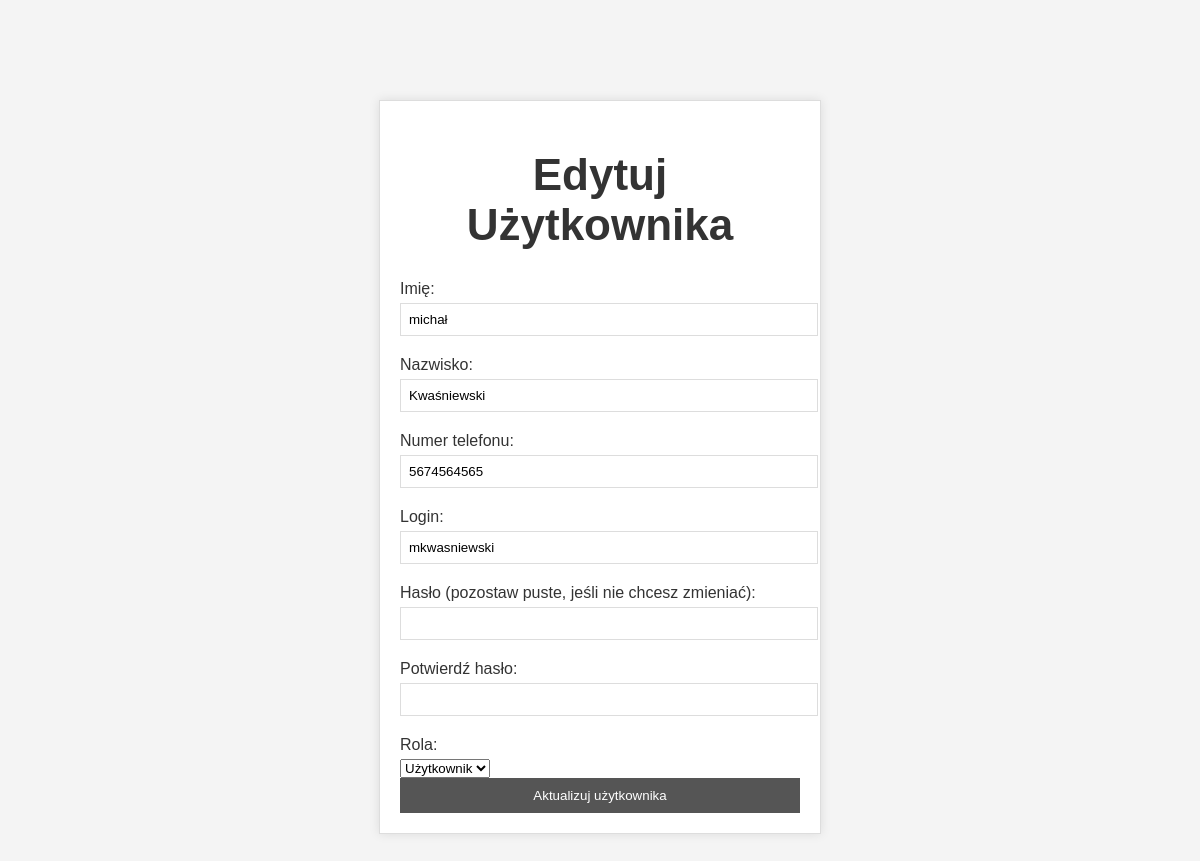
The app's page /edit_user.php?uzytkownikID=1 with its own data.
### tables this page shows
CREATE TABLE `uzytkownicy` (
  `UzytkownikID` int(11) NOT NULL,
  `Imie` varchar(255) NOT NULL,
  `Nazwisko` varchar(255) NOT NULL,
  `Numer_telefonu` varchar(15) DEFAULT NULL,
  `Login` varchar(50) NOT NULL,
  `Haslo` varchar(255) NOT NULL,
  `Rola` enum('Admin','Uzytkownik') NOT NULL
);

### edit_user.php (the view, shortened to what this page needs)
<?php
if (isset($_GET['uzytkownikID'])) {
    $uzytkownikID = $_GET['uzytkownikID'];
    include 'config.php';
    $sql = "SELECT Imie, Nazwisko, Numer_telefonu, Login, Haslo, Rola FROM Uzytkownicy WHERE UzytkownikID = ?";
    if ($stmt = mysqli_prepare($conn, $sql)) {
        mysqli_stmt_bind_param($stmt, "i", $uzytkownikID);
        mysqli_stmt_execute($stmt);
        $result = mysqli_stmt_get_result($stmt);
        if ($user = mysqli_fetch_assoc($result)) {
            $imie = $user['Imie'];
            $nazwisko = $user['Nazwisko'];
            $numer_telefonu = $user['Numer_telefonu'];
            $login = $user['Login'];
            $rola = $user['Rola'];
        } else {
            echo "Nie znaleziono użytkownika o ID: $uzytkownikID";
        }
    } else {
        echo "Błąd: " . mysqli_error($conn);
    }
} else {
    echo "Brak ID użytkownika.";
    exit;
}
?>
<!DOCTYPE html>
<html lang="pl">
<head>
    <link rel="stylesheet" href="style.css">
</head>
<body>
<div class="register-container">
    <h1>Edytuj Użytkownika</h1>
    <form action="update_user.php" method="post">
        <label for="fname">Imię:</label>
        <input type="text" id="fname" name="fname" value="<?php echo htmlspecialchars($imie); ?>" required>
        <label for="lname">Nazwisko:</label>
        <input type="text" id="lname" name="lname" value="<?php echo htmlspecialchars($nazwisko); ?>" required>
        <label for="phone">Numer telefonu:</label>
        <input type="tel" id="phone" name="phone" value="<?php echo htmlspecialchars($numer_telefonu); ?>" required>
        <label for="username">Login:</label>
        <input type="text" id="username" name="username" value="<?php echo htmlspecialchars($login); ?>" required>
        <label for="password">Hasło (pozostaw puste, jeśli nie chcesz zmieniać):</label>
        <input type="password" id="password" name="password">
        <label for="confirm_password">Potwierdź hasło:</label>
        <input type="password" id="confirm_password" name="confirm_password">
        <label for="role">Rola:</label>
        <select id="role" name="role" required>
            <option value="Uzytkownik" <?php echo $rola == 'Uzytkownik' ? 'selected' : ''; ?>>Użytkownik</option>
        </select>
        <input type="submit" value="Aktualizuj użytkownika">
    </form>
</div>
</body>
</html>

### style.css (style rules this page uses)
body { font-family: Arial, sans-serif; margin: 0; padding: 0; background-color: #f4f4f4; color: #333; }
.register-container, .login-container { width: 400px; margin: 100px auto; padding: 20px; border: 1px solid #ddd; background-color: white; box-shadow: 0 0 10px rgba(0, 0, 0, 0.1); }
label { display: block; margin-bottom: 5px; }
input[type="text"], input[type="password"], input[type="tel"] { width: 100%; padding: 8px; margin-bottom: 20px; border: 1px solid #ddd; }
input[type="submit"] { width: 100%; padding: 10px; background-color: #555; color: white; border: none; cursor: pointer; }
h1 { text-align: center; font-size: 44px; }

### records on screen
uzytkownicy: fname "michał", lname "Kwaśniewski", phone "5674564565", username "mkwasniewski", role "Użytkownik"
